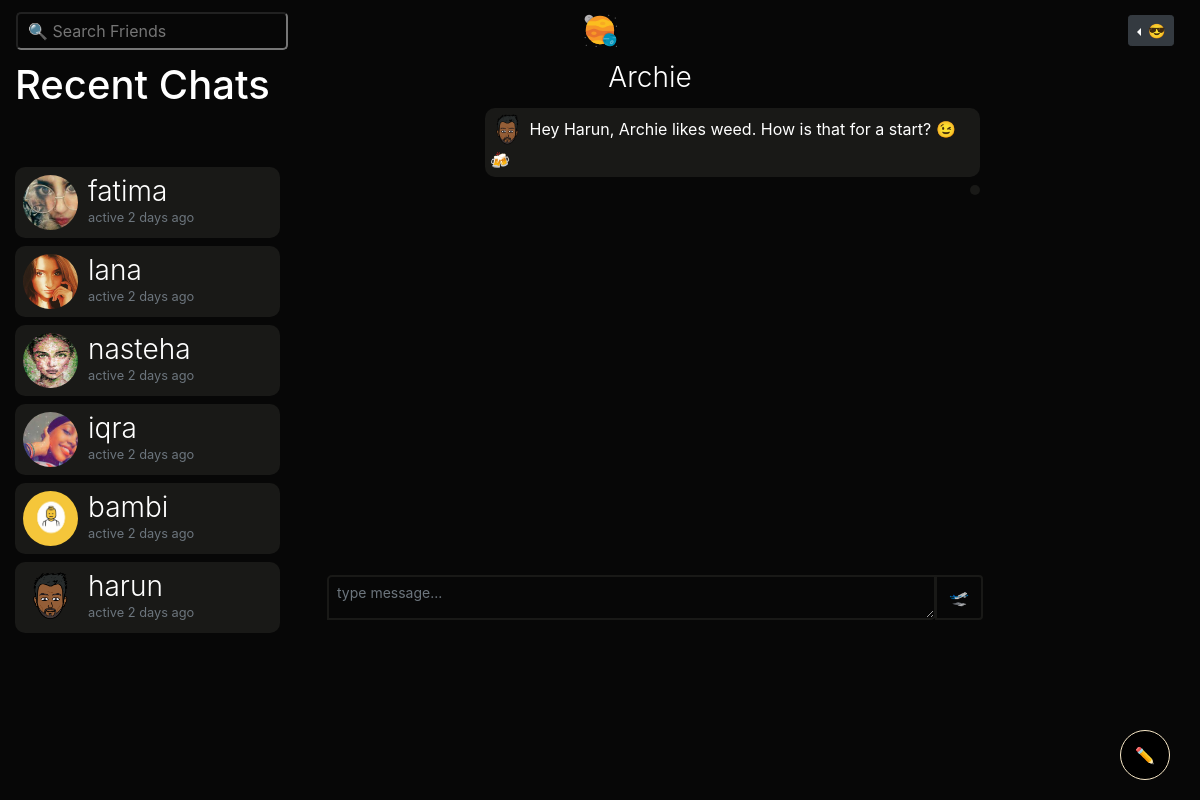
The page /m/archie (signed in) on the database as committed earlier.
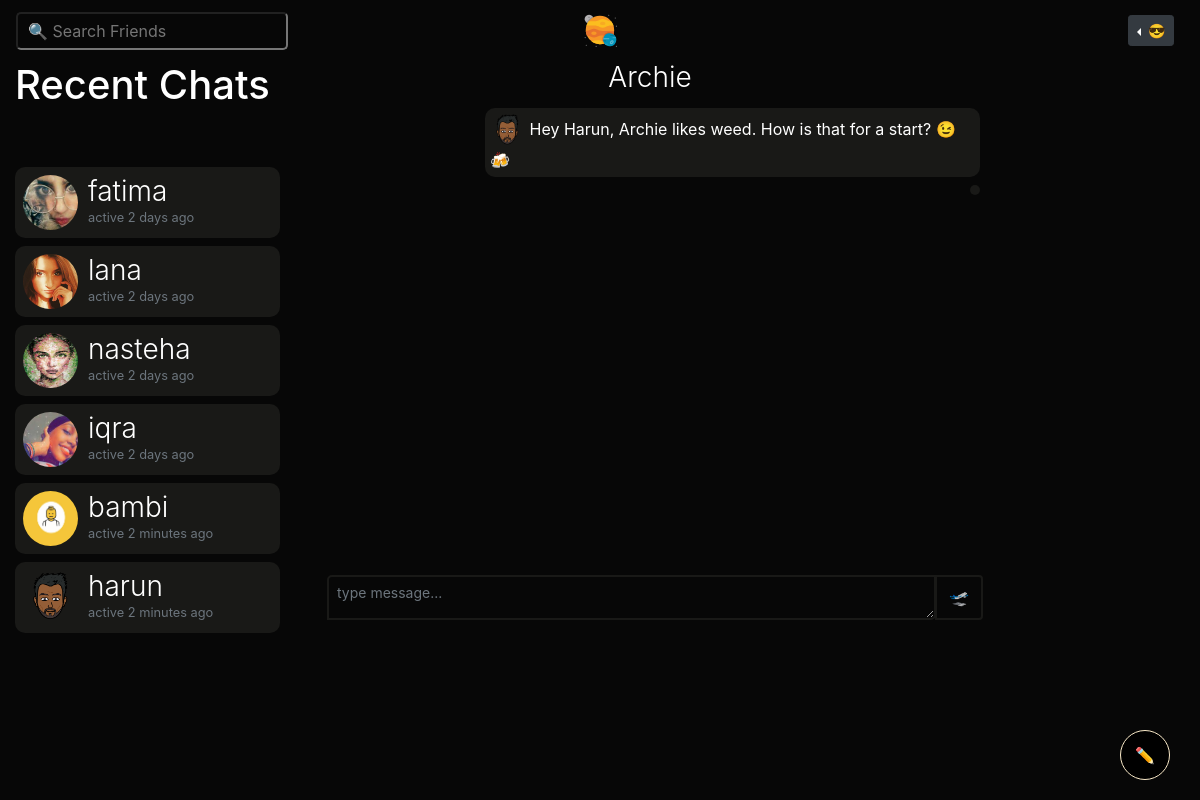
The same page on the database as committed later.
### bambiv3/models.py (models this page shows, shortened)
class User(db.Model, UserMixin):
	id = db.Column(db.Integer, primary_key=True)
	username = db.Column(db.String(20), unique=True, nullable=False)
	email = db.Column(db.String(120), unique=True, nullable=False)
	image_file = db.Column(db.String(20), nullable=False, default='default.jpg')
	password = db.Column(db.String(60), nullable=False)
	last_seen = db.Column(db.DateTime, default=datetime.utcnow)
	date_joined = db.Column(db.DateTime, nullable=False, default=datetime.utcnow)
	department = db.Column(db.String(20), nullable=False)
	student_number = db.Column(db.Integer(), unique=True, nullable=False)
	age = db.Column(db.DateTime, nullable=False)
	gender = db.Column(db.String(20), nullable=False)
	country = db.Column(db.String(20), nullable=False)
	hobby = db.Column(db.String(20), nullable=False)
	bio = db.Column(db.String(120), nullable=True)
	private = db.Column(db.Boolean, default=False, nullable=False)
	single = db.Column(db.Boolean, default=False, nullable=False)
	snapchat = db.Column(db.String(20),default=False, nullable=False)
	instagram = db.Column(db.String(20),default=False, nullable=False)
	posts = db.relationship('Post', backref='author', lazy=True)
	products = db.relationship('Product', backref='author', lazy=True)
	comments = db.relationship("Comment", backref="author", lazy="dynamic", cascade="all, delete-orphan")
	followed = db.relationship(
		'User', secondary=followers,
		primaryjoin=(followers.c.follower_id == id),
		secondaryjoin=(followers.c.followed_id == id),
		backref=db.backref('followers', lazy='dynamic'), lazy='dynamic')
	messages_sent = db.relationship('Message',
									foreign_keys='Message.sender_id',
									backref='author', lazy='dynamic')
	messages_received = db.relationship('Message',
										foreign_keys='Message.recipient_id',
										backref='recipient', lazy='dynamic')
	last_message_read_time = db.Column(db.DateTime)
	def new_messages(self):
		last_read_time = self.last_message_read_time or datetime(1900, 1, 1)
		return Message.query.filter_by(recipient=self).filter(
			Message.timestamp > last_read_time).count()

### bambiv3/routes.py (the view)
@app.route('/m/<recipient>', methods=['GET', 'POST'])
@login_required
def message(recipient):
	recipient = recipient.lower()
	user = User.query.filter_by(username=recipient).first_or_404()
	current_user.last_message_read_time = datetime.utcnow()
	db.session.commit()
	form = MessageForm()
	if form.validate_on_submit():
		msg = m(author=current_user, recipient=user, body=form.message.data)
		db.session.add(msg)
		db.session.commit()
		flash('Your message has been sent.', 'success')
		return redirect(url_for('message', recipient=recipient))
	sent = current_user.messages_sent.filter_by(recipient_id=user.id)
	received = current_user.messages_received.filter_by(sender_id=user.id)
	messages = sent.union(received).order_by(m.timestamp.asc())
	received_all = current_user.messages_received.order_by(m.timestamp.desc())
	recent_chats = list()
	for message in received_all:
		recent_chats.append(message.author)
	recent_chats = list(dict.fromkeys(recent_chats))
	return render_template('send_message.html', recipient=recipient, title="Chat with " + recipient.title() , user=user, form=form, messages=messages, received_all=received_all, recent_chats=recent_chats)

### bambiv3/forms.py
class MessageForm(FlaskForm):
    message = TextAreaField((''), validators=[DataRequired()]) #Length(min=0, max=140)
    submit = SubmitField('🛫')

### bambiv3/models.py (called while the page is built)
@login_manager.user_loader
def load_user(user_id):
	return User.query.get(int(user_id))

### bambiv3/routes.py (called while the page is built)
@app.before_request
def before_request():
	if current_user.is_authenticated:
		current_user.last_seen = datetime.utcnow()
		db.session.commit()

### bambiv3/templates/send_message.html (shortened to what this page needs)
{% extends "layout.html" %}
{% block content %}
<div class="container-fluid">
  <div class="row">
    <div class="col-lg-3 d-none d-lg-block position-fixed">
       <h1>
        Recent Chats
         {% set new_messages = current_user.new_messages() %}<span id="message_count" class="badge badge-warning"style="visibility: {% if new_messages %}visible{% else %}hidden {% endif %};">{{ new_messages }}</span></a>
      </h1>
      <div style="overflow:auto;height:500px;padding-right:5px;">
      {% for person in recent_chats %}
      <a href="{{ url_for('message',recipient=person.username) }}" style="text-decoration:none;">
      <header class="mb-2">
        <img src="{{ url_for('static', filename='profile_pics/' + person.image_file) }}" alt="default profile" class="profile-thumbnail">
        <div class="profile-name">
          <h3>{{person.username}}</h3>
          <small class="text-muted">active {{ moment(person.last_seen).fromNow() }}</small>
        </div>
      </header>
      </a>
      {% endfor %}
    </div>
</div>
    <div class="col-lg-7 offset-lg-3">
      <h3 style="text-align:center"><a href="{{url_for('user_posts', username=recipient)}}" style="color:#fff;">{{user.username.title()}}
           </a></h3>
           <div style="overflow:auto;height:460px;padding:5px;">
      {% for message in messages %}
          <p class="mb-2"
          style="
          {% if message.author == current_user%}
            text-align:left;padding:5px;border-radius:10px;display:inline-block;float:right;clear:both;max-width:75%;background:#191917;
          {%else%}
            text-align:left;padding:5px;border-radius:10px;display:inline-block;max-width:75%;border:2px solid #191917;
          {% endif %}">
          {% if message.author != current_user %}
          <img src="{{ url_for('static', filename='profile_pics/' + message.author.image_file) }}" alt="profile pic" title="{{message.author.username.lower()}}" style="width:30px;height:30px;border-radius:50%">
          {% endif %}
          {{message.body | safe | urlize(40, target='_blank')}}
          <br>
          <small style="display:inline-block;float:right;">{{ moment(message.timestamp).fromNow() }}</small>
        </p>
        <br>
        {% else %}
            <p class="mb-2" style="text-align:left;padding:5px;border-radius:10px;display:inline-block;float:right;clear:both;max-width:75%;background:#191917;">
            <img src="{{ url_for('static', filename='profile_pics/' + current_user.image_file) }}" alt="profile pic"style="width:35px;height:35px;border-radius:50%">
            Hey {{current_user.username.title()}}, {{user.username.title()}} likes {{user.hobby.lower()}}. How is that for a start? 😉🍻
            </p>
            <p class="mb-2" style="text-align:left;padding:5px;border-radius:10px;display:inline-block;float:right;clear:both;max-width:75%;background:#191917;">
            </p>
        {% endfor %}
        </div>
      <div class="post" style="background:none;padding:2px;">
        <div id="inner">
         <form method="POST" action="" enctype="multipart/form-data">
            <div class="input-group mt-2">
                  {% if form.message.errors %}
                    {{ form.message(placeholder="message...", class="form-control form-control-sm is-invalid") }}
                    <div class="invalid-feedback">
                        {% for error in form.message.errors %}
                          <span>{{ error }}</span>
                        {% endfor %}
                    </div>
                  {% else %}
                    {{ form.message(placeholder="type message...", class="form-control form-control-sm subtle", rows="2", style="border:2px solid #191917;height:45px;border-radius:5px 0px;") }}
                  {% endif %}
              <div class="input-group-append">
                {{ form.submit(class="btn", style="margin-top:2px;border:2px solid #191917;") }}
              </div>
            </div>
        </form>
      </div>
  </div>
</div>
{% endblock content %}

### bambiv3/templates/layout.html (shortened to what this page needs)
<!doctype html>
<html lang="en">
  <head>
    <link rel="stylesheet" href="https://stackpath.bootstrapcdn.com/bootstrap/4.3.1/css/bootstrap.min.css">
    <link rel="stylesheet" type="text/css" href="{{ url_for('static', filename='main.css') }}">
  </head>
  <body>
<nav class="navbar navbar-expand-md navbar-dark sticky-top">
    <div class="navbar-collapse collapse w-100 order-1 order-md-0 dual-collapse2">
        <ul class="navbar-nav mr-auto">
            <li>
               <div class="d">
                <input type="text" placeholder="🔍 Search Friends" id="search" onkeyup="filterFunction()" onclick="search()" class="dropbtn">
            </div>
            </li>
        </ul>
    </div>
    <div class="mx-auto order-0">
      <a class="navbar-brand mx-auto d-none d-lg-block" href="{{ url_for('home') }}">
        <img src="{{ url_for('static', filename='resources/' + 'logo.svg') }}" width="35" height="35" class="d-inline-block align-top" alt="">
      </a>
  </div>
    <div class="navbar-collapse collapse w-100 order-3 dual-collapse2 settings">
        <ul class="navbar-nav ml-auto">
          {% if current_user.is_authenticated %}
          <li>
            <div class="dropdown dropleft">
            <button class="btn  btn-sm btn-dark dropdown-toggle" type="button" id="dropdownMenuButton" data-toggle="dropdown" aria-haspopup="true" aria-expanded="false">
               <span>😎</span>
            </button>
              {% set new_messages = current_user.new_messages() %}
          </div>
          </li>
          {% else %}
            <li class="nav-item">
              <a  class="btn btn-sm btn-outline-primary" href="{{ url_for('login') }}" style="color:#F9E9C8;text-decoration: none;"> 😇 Log In</a>
              <a  class="btn btn-sm btn-outline-success" href="{{ url_for('register') }}" style="color:#F9E9C8;text-decoration: none;"> 👽 Sign Up</a>
            </li>
          {% endif %}
        </ul>
    </div>
</nav>
  {% block content %} {% endblock %}
  {% if current_user.is_authenticated %}
      <div id="new_post" class="d-none d-lg-block">
          <button class="post_btn"><a href="{{ url_for('new_post') }}" style="color:#F9E9C8;" data-toggle="popover" data-content="🍌: Add Longer Posts with Titles">✏</a></button>
        </div>
       {% set new_messages = current_user.new_messages() %}
    {% endif %}
  </body>
</html>

### bambiv3/static/main.css (style rules this page uses)
body { background:#070707; color:#fff; }
nav { background:#070707; }
.settings li { padding-right:10px; }
.about span, small { color:#1e90ff; }
#search { box-sizing: border-box; background-position: 14px 12px; font-size: 16px; padding: 5px 10px 5px 10px; background: transparent; color: #F9E9C8; border-radius: 5px; }
.d { position: relative; display: inline-block; }
h3 { font-weight: 300; }
header { display: flex; flex-direction: row; color:#fff; background:#191917; border-radius:10px; padding:8px; cursor:pointer; }
header .profile-thumbnail { width: 55px; height: 55px; border-radius: 50%; }
header .profile-name { display: flex; flex-direction:column; margin-left: 10px; }
header h3, header h4 { display: flex; margin: 0; }
.post { background:#191917; border-radius:10px; padding:7px; }
.post_btn { background-color : #000; color: #F9E9C8; padding: 10px 20px; border:none; outline:none; border:2px solid #F9E9C8; padding: 2px; border-radius: 50%; height:70px; width:70px; }
#new_post { position: fixed; bottom: 20px; right: 30px; }
.subtle { background-color: #070707; border: none; padding-top: 5px; margin-top: 2px; margin-left: 10px; }

### bambiv3/templates/layout.html (style rules this page uses)
.post_btn { background-color : #000; color: #F9E9C8; padding: 10px 20px; outline:none; border:1px solid #F9E9C8; padding: 2px; border-radius: 50%; height:50px; width:50px; }
#new_post { position: fixed; bottom: 20px; right: 30px; }

Rows that differ between the two databases and show on the page:
changed User "bambi": last_seen "2 days ago" → "2 minutes ago"
changed User "harun": last_seen "2 days ago" → "2 minutes ago"
